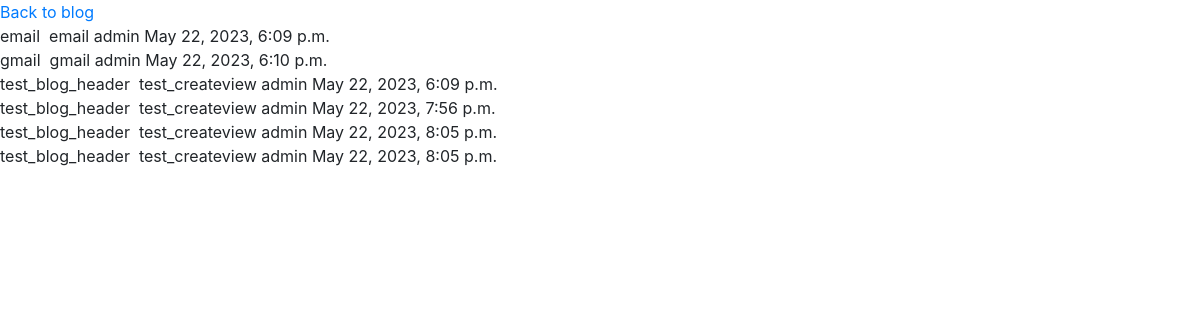
Page /blog/my_posts (signed in) on the committed database.
### main/models.py (models this page shows, shortened)
class BlogModel(models.Model):
    blog_author = models.ForeignKey(User, on_delete=models.CASCADE)
    blog_header = models.CharField(max_length=50)
    blog_text = models.TextField()
    date = models.DateTimeField()
    blog_image = models.ImageField(upload_to="image", blank=True, null=True)
    is_hidden = models.BooleanField(default=False, verbose_name="Make it Hidden?")
    class Meta:
        ordering = ["blog_header"]

### users/views.py (the view)
# urls.py: path("blog/my_posts", views.MyPosts.as_view(), name="myposts"),
class MyPosts(LoginRequiredMixin, ListView):
    model = BlogModel
    context_object_name = "myposts"
    template_name = "users/my_posts.html"
    def get_queryset(self):
        return BlogModel.objects.filter(blog_author=self.request.user)

### users/templates/users/my_posts.html (shortened to what this page needs)
{% extends 'users/layout.html' %}
{%block content%}
<a href="http://127.0.0.1:8000/blog/">Back to blog</a>
<br>
    {%for post in myposts%}
    <block>
            <a>{{post.blog_header}}</a>
            <a>{{post.blog_text}}</a>
            <a>{{post.blog_author}}</a>
            <a>{{post.date}}</a>
            <br>
    {%endfor%}
{%endblock%}

### rows in the picture
BlogModel: blog_header "email", blog_text "email", blog_author "admin", date "May 22, 2023, 6:09 p.m."
BlogModel: blog_header "gmail", blog_text "gmail", blog_author "admin", date "May 22, 2023, 6:10 p.m."
BlogModel: blog_header "test_blog_header", blog_text "test_createview", blog_author "admin", date "May 22, 2023, 6:09 p.m."
BlogModel: blog_header "test_blog_header", blog_text "test_createview", blog_author "admin", date "May 22, 2023, 7:56 p.m."
BlogModel: blog_header "test_blog_header", blog_text "test_createview", blog_author "admin", date "May 22, 2023, 8:05 p.m."
BlogModel: blog_header "test_blog_header", blog_text "test_createview", blog_author "admin", date "May 22, 2023, 8:05 p.m."
